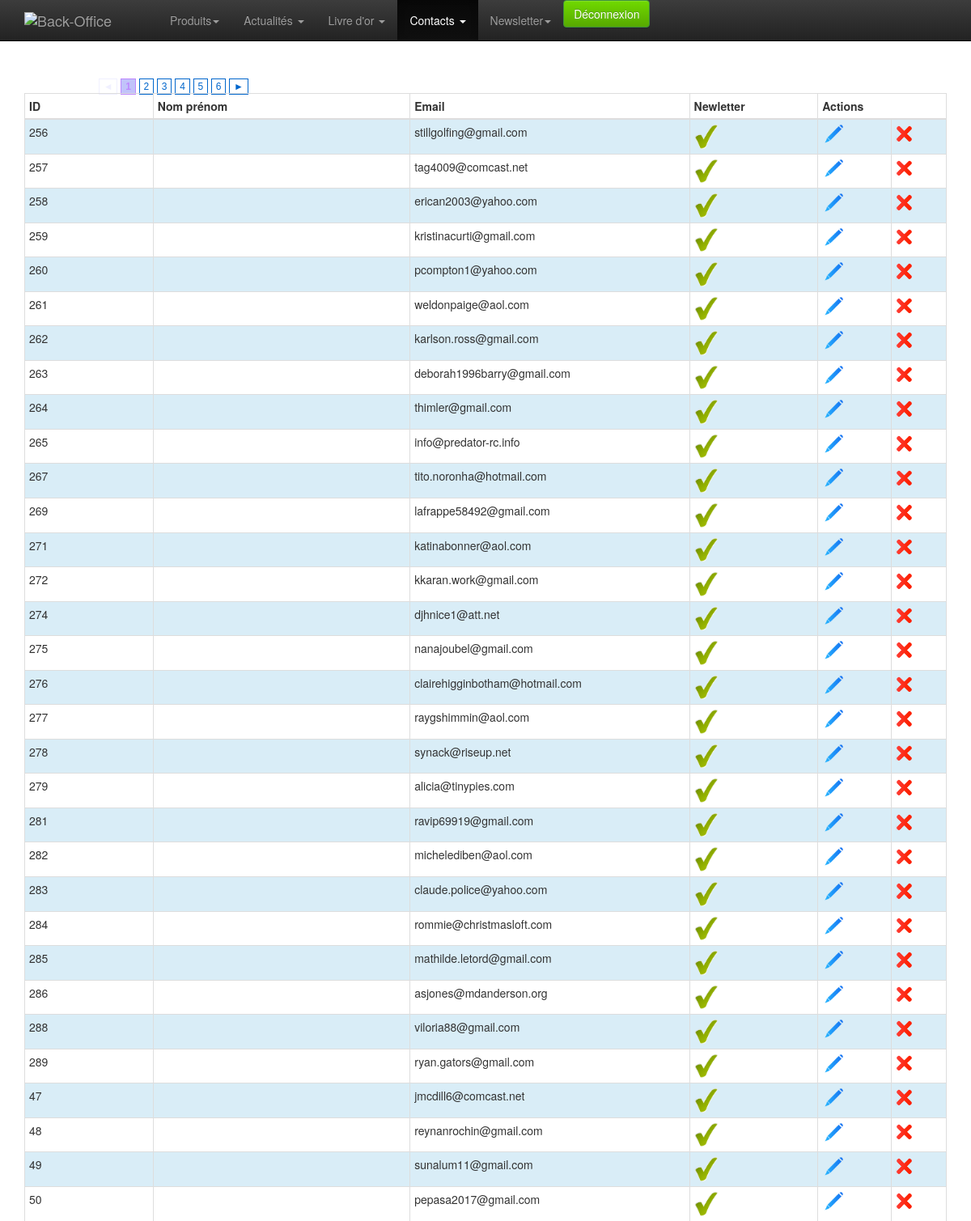
Screenshot of /admin/contact-list.php (signed in, upper part) with the database file from the repository.
### tables this page shows
CREATE TABLE `contact` (
  `id` int(10) unsigned NOT NULL AUTO_INCREMENT,
  `firstname` varchar(250) DEFAULT NULL,
  `name` varchar(250) DEFAULT NULL,
  `adresse` varchar(250) NOT NULL,
  `cp` varchar(10) NOT NULL,
  `ville` varchar(100) NOT NULL,
  `email` varchar(250) DEFAULT NULL,
  `tel` varchar(50) DEFAULT NULL,
  `message` text,
  `newsletter` tinyint(4) NOT NULL DEFAULT '0',
  `fromgoldbook` tinyint(4) NOT NULL DEFAULT '0',
  `fromcontact` tinyint(4) NOT NULL DEFAULT '0',
  PRIMARY KEY (`id`)
);

### admin/classes/StorageManager.php (called while the page is built, shortened)
<?php
class StorageManager{
	protected function dbConnect() {
		try {
			$this->mysqli = new mysqli ( DBHOST, DBUSER, DBPASSWD, DBNAME ) ;
		} catch (Exception $e) {
			throw new Exception("Erreur Connexion DB ". $e->getMessage());
		}
	}
}
?>

### admin/classes/Contact.php (called while the page is built, shortened)
<?php
require_once("StorageManager.php");
class Contact extends StorageManager {
	public function contactGet( $id, $offset, $count ) {
		try {
			if (!isset($id)){
				if (isset($offset) && isset($count)) {
					$sql = "SELECT * FROM `contact` ORDER BY `name` ASC LIMIT ". $offset .",". $count .";" ;
				} else {
					$sql = "SELECT * FROM `contact` ORDER BY `name`;" ;
				}
			} else {
				$sql = "SELECT * FROM `contact` WHERE id=". $id;
			}
			$new_array = null;
			$result = mysqli_query($this->mysqli,$sql);
			while( $row = mysqli_fetch_assoc( $result)){
				$new_array[] = $row;
			}
			return $new_array;
		} catch (Exception $e) {
			throw new Exception("Erreur Mysql contactGet ". $e->getMessage());
			return "errrrrrrooooOOor";
		}
	}
	public function contactNumberGet(){
		try {
			$requete = "SELECT count(*) as nb FROM `contact`;" ;
			$new_array = null;
			$result = mysqli_query($this->mysqli,$requete);
			while( $row = mysqli_fetch_assoc( $result)){
				$new_array[] = $row;
			}
			return $new_array[0]['nb'];
		} catch (Exception $e) {
			throw new Exception("Erreur Mysql contactGet ". $e->getMessage());
			return "errrrrrrooooOOor";
		}
	}
}

### admin/contact-list.php (the view, shortened to what this page needs)
<?php include_once 'classes/pagination.php';?>
<?php
	require 'classes/Contact.php';
	$contact = new Contact();
	$total = $contact->contactNumberGet();
	$epp = 50;
	$nbPages = ceil($total/$epp);
	$current = 1;
	$start = ($current * $epp - $epp);
	$result = $contact->contactGet(null, $start, $epp);
?>
<!doctype html>
<html class="no-js" lang="en">
<head>
	<?php include_once 'inc-meta.php';?>
</head>
<body>
	<?php require_once 'inc-menu.php';?>
	<div class="container">
		<div class="row">
			<div class="col-xs-12 col-sm-12 col-md-12">
				<?php echo paginate('contact-list.php', '?p=', $nbPages, $current); ?>
			</div>
		</div>
		<div class="row">
			<div class="col-xs-12 col-sm-12 col-md-12">
				<table class="table table-hover table-bordered table-condensed table-striped" >
					<thead>
						<tr>
							<th class="col-md-1" style="">
								ID
							</th>
							<th class="col-md-2" style="">
								Nom prénom
							</th>
							<th class="col-md-2" style="">
								Email
							</th>
							<th class="col-md-1" style="">
								Newletter
							</th>
							<th class="col-md-1" colspan="2" style="">
								Actions
							</th>
						</tr>
					</thead>
					<tbody>
						<?php
						if (!empty($result)) {
							$i=0;
							foreach ($result as $value) {
							$i++;
							if($value['newsletter']=='1') {
								$online = 'check';
							} else {
								$online = 'vide';
							}
							?>
							<tr class="<?php if ($i%2!=0) echo 'info'?>">
								<td><?php echo $value['id']?></td>
								<td><?php echo $value['name'] ."  ". $value['firstname']?></td>
								<td><?php echo $value['email']?></td>
								<td><img src="img/<?php echo $online ?>.png" width="30" ></td>
								<td><a href="contact-edit.php?id=<?php echo $value['id'] ?>"><img src="img/modif.png" width="30" alt="Modifier" ></a></td>
								<td>
								<img src="img/del.png" width="20" alt="Supprimer" onclick="$('.supp<?php echo $value['id']?>').css('display', 'block');"> </td>
							</tr>
							<?php } ?>
						<?php } ?>
					</tbody>
				</table>
			</div>
		</div>
	</div>
</body>
</html>

### admin/css/style.css (style rules this page uses)
body { padding-top: 60px; padding-bottom: 40px; }

### rows the page displays
contact: id "256", email "stillgolfing@gmail.com"
contact: id "257", email "tag4009@comcast.net"
contact: id "258", email "erican2003@yahoo.com"
contact: id "259", email "kristinacurti@gmail.com"
contact: id "260", email "pcompton1@yahoo.com"
contact: id "261", email "weldonpaige@aol.com"
contact: id "262", email "karlson.ross@gmail.com"
contact: id "263", email "deborah1996barry@gmail.com"
contact: id "264", email "thimler@gmail.com"
contact: id "265", email "info@predator-rc.info"
contact: id "267", email "tito.noronha@hotmail.com"
contact: id "269", email "lafrappe58492@gmail.com"
contact: id "271", email "katinabonner@aol.com"
contact: id "272", email "kkaran.work@gmail.com"
contact: id "274", email "djhnice1@att.net"
contact: id "275", email "nanajoubel@gmail.com"
contact: id "276", email "clairehigginbotham@hotmail.com"
contact: id "277", email "raygshimmin@aol.com"
contact: id "278", email "synack@riseup.net"
contact: id "279", email "alicia@tinypies.com"
contact: id "281", email "ravip69919@gmail.com"
contact: id "282", email "michelediben@aol.com"
contact: id "283", email "claude.police@yahoo.com"
contact: id "284", email "rommie@christmasloft.com"
contact: id "285", email "mathilde.letord@gmail.com"
contact: id "286", email "asjones@mdanderson.org"
contact: id "288", email "viloria88@gmail.com"
contact: id "289", email "ryan.gators@gmail.com"
contact: id "47", email "jmcdill6@comcast.net"
contact: id "48", email "reynanrochin@gmail.com"
contact: id "49", email "sunalum11@gmail.com"
contact: id "50", email "pepasa2017@gmail.com"
